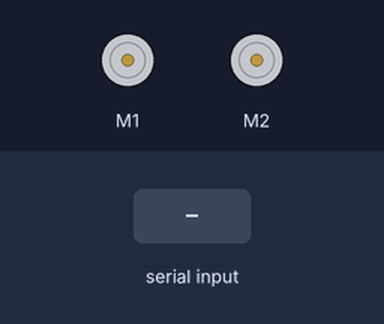
This sketch was run on a simulated Arduino Uno, built with avr-gcc and run on an emulated ATmega328P. Parts: 2 × DC motor (green arrow = forward, orange = backward, longer = faster). Inputs (shaded band) come from the test bench.

Above: at 1.2 s.
1.3 s: "90,45\n" received over the second serial link
3.8 s: "90,45\n" received over Serial
At 4.1 s:
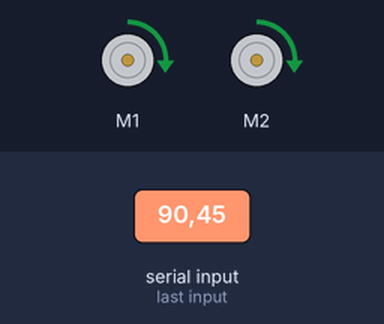
6.3 s: "30,150\n" received over Serial
At 7.1 s:
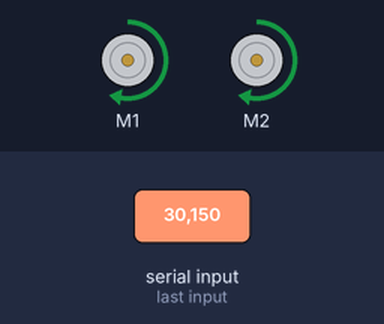
8.8 s: "200\n" received over Serial
At 9.6 s:
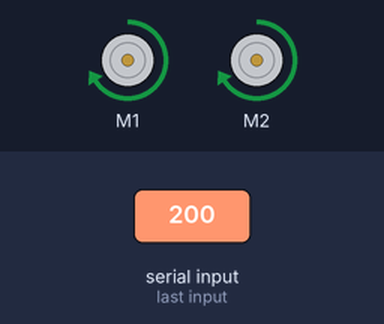
Timing chart, 0 to 11.8 s (numbered marks = the images above; inputs shaded):
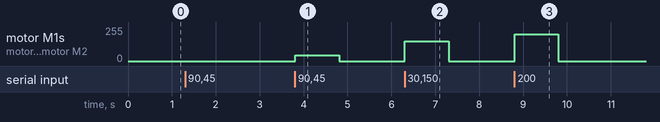

Measured:
- after the input at 3.8 s, motor M1, motor M2: stopped → forward 44/255 at once, → stopped 1.0 s later
- after the input at 6.3 s, motor M1, motor M2: stopped → forward 149/255 at once, → stopped 1.0 s later
- after the input at 8.8 s, motor M1, motor M2: stopped → forward 199/255 at once, → stopped 1.0 s later

The sketch:

Exp9_SerialDrive.ino
```cpp
/***********************************************************************
 * Exp9_SerialDrive -- RedBot Experiment 9
 *
 * The first step to controlling the RedBot remotely is to first drive it
 * from the Serial Monitor in a tethered setup.
 *
 * Hardware setup:
 * After uploading this sketch, keep the RedBot tethered to your computer with
 * the USB cable. Open up the Seral Monitor to send commands to the RedBot to
 * drive.
 *
 * This sketch was written by SparkFun Electronics, with lots of help from
 * the Arduino community. This code is completely free for any use.
 *
 * 15 Dec 2014 B. Huang
 *
 * This experiment was inspired by Paul Kassebaum at Mathworks, who made
 * one of the very first non-SparkFun demo projects and brought it to the
 * 2013 Open Hardware Summit in Boston. Thanks Paul!
 ***********************************************************************/

#include <RedBot.h>
#include <SoftwareSerial.h>
// XBee's DOUT (TX) is connected to pin 2 (Arduino's Software RX)
// XBee's DIN (RX) is connected to pin 3 (Arduino's Software TX)
SoftwareSerial XBee(A1, A0); // RX, TX

RedBotMotors motors;
int motorPower;  // variable for setting the drive power
int data;  // variable for holding incoming data from PC to Arduino

void setup(void)
{
 // Set up both ports at 9600 baud. This value is most important
  // for the XBee. Make sure the baud rate matches the config
  // setting of your XBee.
  XBee.begin(9600);
  Serial.begin(9600);
}

void loop(void)
{
  // if there is data coming in on the Serial monitor, do something with it.
  if(XBee.available() > 0)
  {
    data = Serial.parseInt();
    data = constrain(data, -255, 255);  // constrain the data to -255 to +255
    motors.drive(data);
  }
}
```
